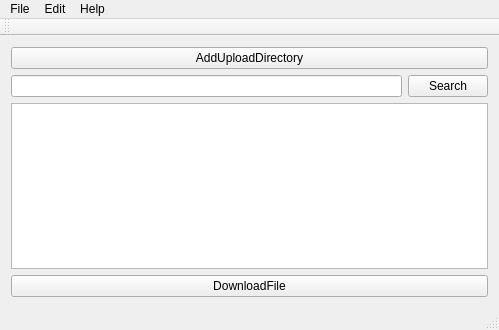
<?xml version="1.0" encoding="UTF-8"?>
<ui version="4.0">
 <class>MainWindow</class>
 <widget class="QMainWindow" name="MainWindow">
  <property name="geometry">
   <rect>
    <x>0</x>
    <y>0</y>
    <width>499</width>
    <height>330</height>
   </rect>
  </property>
  <property name="windowTitle">
   <string>QSyncia</string>
  </property>
  <widget class="QWidget" name="centralWidget">
   <layout class="QVBoxLayout" name="verticalLayout">
    <item>
     <widget class="QPushButton" name="pushButton_2">
      <property name="text">
       <string>AddUploadDirectory</string>
      </property>
     </widget>
    </item>
    <item>
     <layout class="QHBoxLayout" name="horizontalLayout">
      <item>
       <widget class="QLineEdit" name="search_edit"/>
      </item>
      <item>
       <widget class="QPushButton" name="pushButton">
        <property name="text">
         <string>Search</string>
        </property>
       </widget>
      </item>
     </layout>
    </item>
    <item>
     <widget class="QTreeView" name="key_hash_view"/>
    </item>
    <item>
     <widget class="QPushButton" name="pushButton_3">
      <property name="text">
       <string>DownloadFile</string>
      </property>
     </widget>
    </item>
   </layout>
  </widget>
  <widget class="QMenuBar" name="menuBar">
   <property name="geometry">
    <rect>
     <x>0</x>
     <y>0</y>
     <width>499</width>
     <height>22</height>
    </rect>
   </property>
   <widget class="QMenu" name="menuFile">
    <property name="title">
     <string>File</string>
    </property>
    <addaction name="actionAddUploadDIrectory"/>
    <addaction name="separator"/>
    <addaction name="actionQuit"/>
   </widget>
   <widget class="QMenu" name="menuEdit">
    <property name="title">
     <string>Edit</string>
    </property>
    <addaction name="actionOption"/>
   </widget>
   <widget class="QMenu" name="menuHelp">
    <property name="title">
     <string>Help</string>
    </property>
    <addaction name="actionVersion"/>
   </widget>
   <addaction name="menuFile"/>
   <addaction name="menuEdit"/>
   <addaction name="menuHelp"/>
  </widget>
  <widget class="QToolBar" name="mainToolBar">
   <attribute name="toolBarArea">
    <enum>TopToolBarArea</enum>
   </attribute>
   <attribute name="toolBarBreak">
    <bool>false</bool>
   </attribute>
  </widget>
  <widget class="QStatusBar" name="statusBar"/>
  <action name="actionAddUploadDIrectory">
   <property name="text">
    <string>AddUploadDirectory</string>
   </property>
  </action>
  <action name="actionOption">
   <property name="enabled">
    <bool>true</bool>
   </property>
   <property name="text">
    <string>Option</string>
   </property>
  </action>
  <action name="actionVersion">
   <property name="text">
    <string>Version</string>
   </property>
  </action>
  <action name="actionQuit">
   <property name="text">
    <string>Quit</string>
   </property>
  </action>
 </widget>
 <layoutdefault spacing="6" margin="11"/>
 <resources/>
 <connections>
  <connection>
   <sender>actionQuit</sender>
   <signal>triggered()</signal>
   <receiver>MainWindow</receiver>
   <slot>close()</slot>
   <hints>
    <hint type="sourcelabel">
     <x>-1</x>
     <y>-1</y>
    </hint>
    <hint type="destinationlabel">
     <x>174</x>
     <y>192</y>
    </hint>
   </hints>
  </connection>
  <connection>
   <sender>actionAddUploadDIrectory</sender>
   <signal>triggered()</signal>
   <receiver>MainWindow</receiver>
   <slot>AddUploadDirectory()</slot>
   <hints>
    <hint type="sourcelabel">
     <x>-1</x>
     <y>-1</y>
    </hint>
    <hint type="destinationlabel">
     <x>174</x>
     <y>192</y>
    </hint>
   </hints>
  </connection>
  <connection>
   <sender>pushButton</sender>
   <signal>pressed()</signal>
   <receiver>MainWindow</receiver>
   <slot>SearchKeyHash()</slot>
   <hints>
    <hint type="sourcelabel">
     <x>409</x>
     <y>92</y>
    </hint>
    <hint type="destinationlabel">
     <x>345</x>
     <y>77</y>
    </hint>
   </hints>
  </connection>
  <connection>
   <sender>pushButton_2</sender>
   <signal>pressed()</signal>
   <receiver>MainWindow</receiver>
   <slot>AddUploadDirectory()</slot>
   <hints>
    <hint type="sourcelabel">
     <x>115</x>
     <y>59</y>
    </hint>
    <hint type="destinationlabel">
     <x>266</x>
     <y>36</y>
    </hint>
   </hints>
  </connection>
  <connection>
   <sender>key_hash_view</sender>
   <signal>doubleClicked(QModelIndex)</signal>
   <receiver>MainWindow</receiver>
   <slot>DownloadFile(QModelIndex)</slot>
   <hints>
    <hint type="sourcelabel">
     <x>164</x>
     <y>159</y>
    </hint>
    <hint type="destinationlabel">
     <x>347</x>
     <y>233</y>
    </hint>
   </hints>
  </connection>
  <connection>
   <sender>actionVersion</sender>
   <signal>triggered()</signal>
   <receiver>MainWindow</receiver>
   <slot>ShowVersionInfo()</slot>
   <hints>
    <hint type="sourcelabel">
     <x>-1</x>
     <y>-1</y>
    </hint>
    <hint type="destinationlabel">
     <x>174</x>
     <y>192</y>
    </hint>
   </hints>
  </connection>
  <connection>
   <sender>actionOption</sender>
   <signal>triggered()</signal>
   <receiver>MainWindow</receiver>
   <slot>OpenOptionDialog()</slot>
   <hints>
    <hint type="sourcelabel">
     <x>-1</x>
     <y>-1</y>
    </hint>
    <hint type="destinationlabel">
     <x>174</x>
     <y>192</y>
    </hint>
   </hints>
  </connection>
 </connections>
 <slots>
  <slot>AddUploadDirectory()</slot>
  <slot>SearchKeyHash()</slot>
  <slot>DownloadFile(QModelIndex)</slot>
  <slot>Close()</slot>
  <slot>ShowVersionInfo()</slot>
  <slot>SetDownloadDirectoryPath()</slot>
  <slot>OpenOptionDialog()</slot>
 </slots>
</ui>
